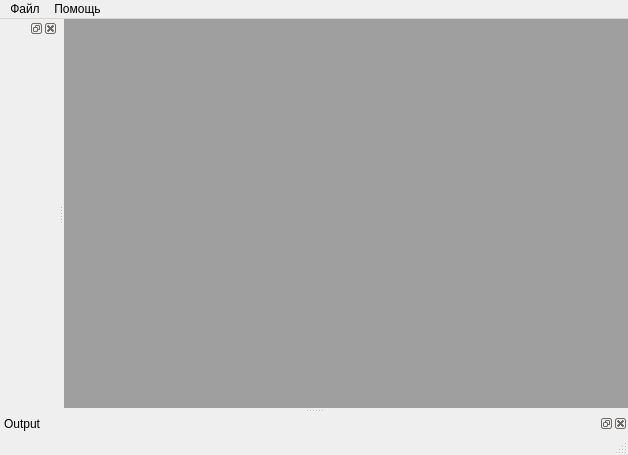
<?xml version="1.0" encoding="UTF-8"?>
<ui version="4.0">
 <class>MainWindow</class>
 <widget class="QMainWindow" name="MainWindow">
  <property name="geometry">
   <rect>
    <x>0</x>
    <y>0</y>
    <width>628</width>
    <height>455</height>
   </rect>
  </property>
  <property name="windowTitle">
   <string>RAO Studio</string>
  </property>
  <property name="windowIcon">
   <iconset resource="../rdo_studio.qrc">
    <normaloff>:/images/images/logo.png</normaloff>:/images/images/logo.png</iconset>
  </property>
  <widget class="QWidget" name="centralwidget">
   <layout class="QVBoxLayout" name="verticalLayout">
    <property name="spacing">
     <number>0</number>
    </property>
    <property name="margin">
     <number>0</number>
    </property>
    <item>
     <widget class="QMdiArea" name="mdiArea"/>
    </item>
   </layout>
  </widget>
  <widget class="QStatusBar" name="statusbar"/>
  <widget class="QMenuBar" name="menubar">
   <property name="geometry">
    <rect>
     <x>0</x>
     <y>0</y>
     <width>628</width>
     <height>21</height>
    </rect>
   </property>
   <widget class="QMenu" name="menuFile">
    <property name="title">
     <string>Файл</string>
    </property>
    <addaction name="actFileNew"/>
    <addaction name="actFileOpen"/>
    <addaction name="actFileReopen"/>
    <addaction name="actFileClose"/>
    <addaction name="separator"/>
    <addaction name="actFileSave"/>
    <addaction name="actFileSaveAs"/>
    <addaction name="actFileSaveAll"/>
    <addaction name="separator"/>
    <addaction name="actFileExit"/>
   </widget>
   <widget class="QMenu" name="menuHelp">
    <property name="title">
     <string>Помощь</string>
    </property>
    <addaction name="actHelpContext"/>
    <addaction name="separator"/>
    <addaction name="actHelpAbout"/>
   </widget>
   <addaction name="menuFile"/>
   <addaction name="menuHelp"/>
  </widget>
  <widget class="QDockWidget" name="workspaceDockWidget">
   <attribute name="dockWidgetArea">
    <number>1</number>
   </attribute>
   <widget class="QWidget" name="workspaceDockWidgetContent"/>
  </widget>
  <widget class="QDockWidget" name="outputDockWidget">
   <property name="windowTitle">
    <string>Output</string>
   </property>
   <attribute name="dockWidgetArea">
    <number>8</number>
   </attribute>
   <widget class="QWidget" name="outputDockWidgetContents"/>
  </widget>
  <action name="actFileNew">
   <property name="text">
    <string>Новая модель...</string>
   </property>
   <property name="shortcut">
    <string>Ctrl+N</string>
   </property>
  </action>
  <action name="actFileOpen">
   <property name="text">
    <string>Открыть...</string>
   </property>
   <property name="shortcut">
    <string>Ctrl+O</string>
   </property>
  </action>
  <action name="actFileReopen">
   <property name="text">
    <string>Недавние</string>
   </property>
  </action>
  <action name="actFileClose">
   <property name="text">
    <string>Закрыть</string>
   </property>
  </action>
  <action name="actFileSave">
   <property name="text">
    <string>Сохранить</string>
   </property>
   <property name="shortcut">
    <string>Ctrl+S</string>
   </property>
  </action>
  <action name="actFileSaveAs">
   <property name="text">
    <string>Сохранить как...</string>
   </property>
  </action>
  <action name="actFileSaveAll">
   <property name="text">
    <string>Сохранить всё</string>
   </property>
  </action>
  <action name="actFileExit">
   <property name="text">
    <string>Выход</string>
   </property>
  </action>
  <action name="actHelpContext">
   <property name="text">
    <string>Содержание</string>
   </property>
   <property name="shortcut">
    <string>F1</string>
   </property>
  </action>
  <action name="actHelpAbout">
   <property name="text">
    <string>О программе...</string>
   </property>
  </action>
 </widget>
 <resources>
  <include location="../rdo_studio.qrc"/>
 </resources>
 <connections/>
</ui>
